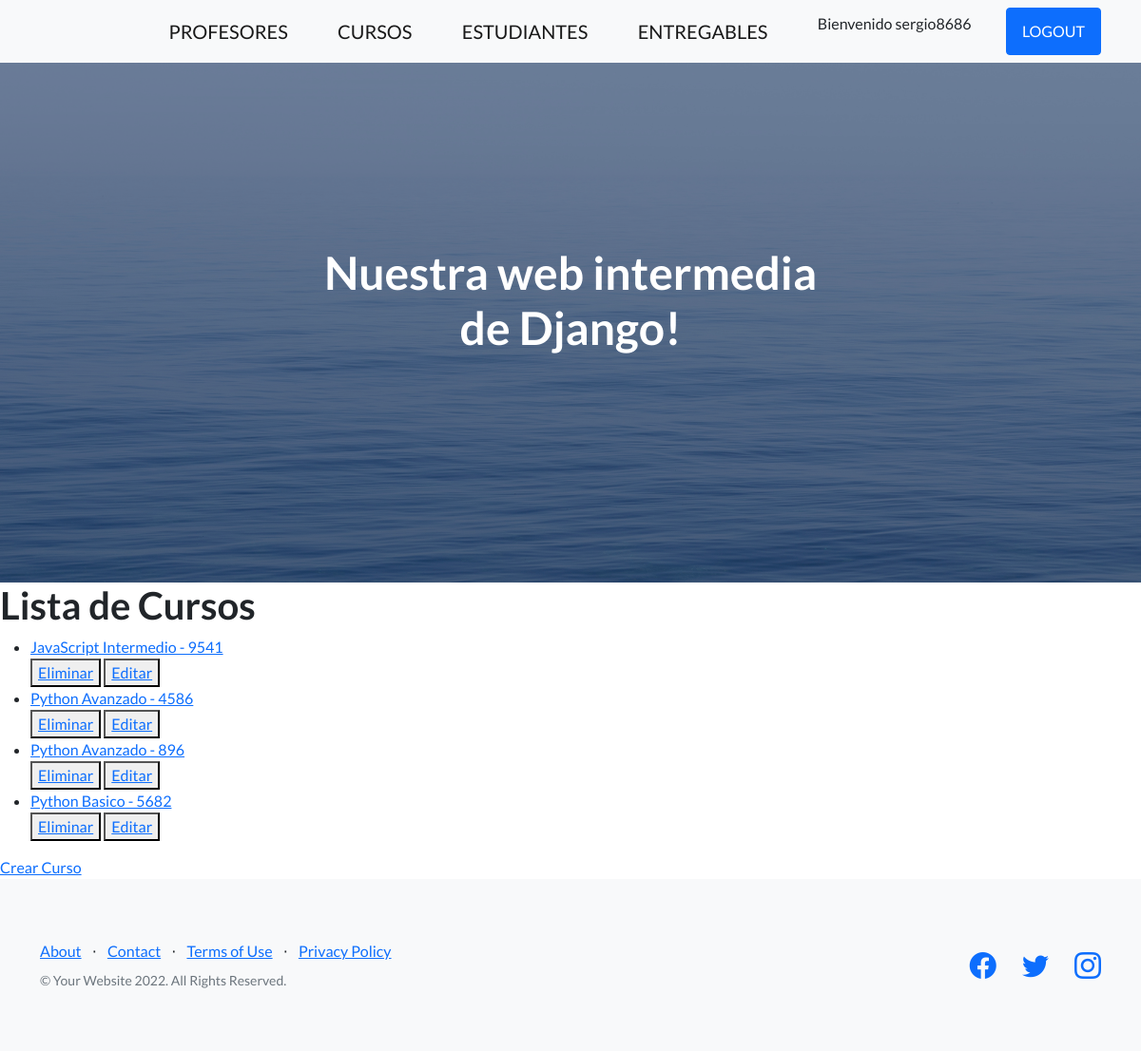
/app-coder/listaCursos/ (signed in), run on the app's committed database.
### App_Coder/models.py (models this page shows)
class Curso(models.Model):
    nombre = models.CharField(max_length=50)
    camada = models.IntegerField()
    def __str__(self) -> str:
        return f'{self.nombre} - {self.camada}'
    class Meta():
        verbose_name = 'Course'
        verbose_name_plural = 'My Courses'
        ordering = ('nombre', '-camada')
        unique_together = ('nombre', 'camada')

### App_Coder/views.py (the view)
# urls.py: path('listaCursos/', CursoList.as_view(), name="ListaCursos"),
class CursoList(LoginRequiredMixin, ListView):
    model = Curso
    template_name = 'curso_list.html'
    context_object_name = 'cursos'

### App_Coder/templates/curso_list.html
{% extends 'padre.html' %}
{% load static %}
{% block bloqueQueCambia %}
    <h1>Lista de Cursos</h1>
    <ul>
        {% for curso in cursos %}
            <li>
                <a href="{% url 'DetalleCursos' curso.id %}">{{curso}}</a>
            </li>
            <button>
                <a href="{% url 'EliminaCursos' curso.id %}">Eliminar</a>
            </button>
            <button>
                <a href="{% url 'ActualizaCursos' curso.id %}">Editar</a>
            </button>
        {% endfor %}
    </ul>
    <a href="{% url 'CreaCursos' %}">Crear Curso</a>
{% endblock bloqueQueCambia %}

### App_Coder/templates/padre.html (shortened to what this page needs)
<!DOCTYPE html>
<html lang="en">
    <head>
        {% load static %}
        <link href="https://cdn.jsdelivr.net/npm/bootstrap-icons@1.5.0/font/bootstrap-icons.css" rel="stylesheet" type="text/css" />
        <link href="{% static 'css/styles.css' %}" rel="stylesheet" />
    </head>
    <body>
        <nav class="navbar navbar-light bg-light static-top">
            <div class="container">
                <a class="navbar-brand" href="{% url 'ListaProfesores' %}">PROFESORES</a>
                <a class="navbar-brand" href="{% url 'ListaCursos' %}">CURSOS</a>
                <a class="navbar-brand" href="{% url 'Estudiantes' %}">ESTUDIANTES</a>
                <a class="navbar-brand" href="{% url 'Entregables' %}">ENTREGABLES</a>
                {% if user.is_authenticated %}
                    <p>Bienvenido {{user.username}}</p>
                    <a class="btn btn-primary" href="{% url 'Logout' %}">LOGOUT</a>
                {% else %}
                    <a class="btn btn-primary" href="{% url 'Login' %}">LOGIN</a>
                {% endif %}
            </div>
        </nav>
        <header class="masthead">
            <div class="container position-relative">
                <div class="row justify-content-center">
                    <div class="col-xl-6">
                        <div class="text-center text-white">
                            <h1 class="mb-5">Nuestra web intermedia de Django!</h1>
                        </div>
                    </div>
                </div>
            </div>
        </header>
        {% block bloqueQueCambia %}
        {% endblock bloqueQueCambia %}
        <footer class="footer bg-light">
            <div class="container">
                <div class="row">
                    <div class="col-lg-6 h-100 text-center text-lg-start my-auto">
                        <ul class="list-inline mb-2">
                            <li class="list-inline-item"><a href="#!">About</a></li>
                            <li class="list-inline-item">⋅</li>
                            <li class="list-inline-item"><a href="#!">Contact</a></li>
                            <li class="list-inline-item">⋅</li>
                            <li class="list-inline-item"><a href="#!">Terms of Use</a></li>
                            <li class="list-inline-item">⋅</li>
                            <li class="list-inline-item"><a href="#!">Privacy Policy</a></li>
                        </ul>
                        <p class="text-muted small mb-4 mb-lg-0">&copy; Your Website 2022. All Rights Reserved.</p>
                    </div>
                    <div class="col-lg-6 h-100 text-center text-lg-end my-auto">
                        <ul class="list-inline mb-0">
                            <li class="list-inline-item me-4">
                                <a href="#!"><i class="bi-facebook fs-3"></i></a>
                            </li>
                            <li class="list-inline-item me-4">
                                <a href="#!"><i class="bi-twitter fs-3"></i></a>
                            </li>
                            <li class="list-inline-item">
                                <a href="#!"><i class="bi-instagram fs-3"></i></a>
                            </li>
                        </ul>
                    </div>
                </div>
            </div>
        </footer>
    </body>
</html>

### data on the page
Curso: nombre+camada "JavaScript Intermedio - 9541"
Curso: nombre+camada "Python Avanzado - 4586"
Curso: nombre+camada "Python Avanzado - 896"
Curso: nombre+camada "Python Basico - 5682"

### other printed values
{{ user.username }} "sergio8686"
